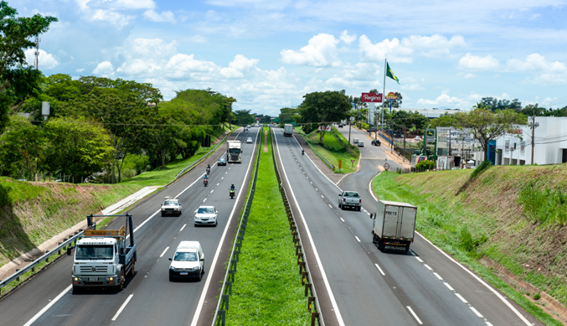
#> input picture openHist/rodovia.png, 567 x 326 px
$ python openHist.py
#> lines starting #> are read from the running program, lines starting #| are printed output that depends on the picture
#Criando um histograma de uma imagem P&B

from matplotlib import pyplot as plt
import cv2
img = cv2.imread('rodovia.png')
#> img is the input picture: shape (326, 567, 3); mean B, G, R 132.9, 150.9, 132.9
img = cv2.cvtColor(img, cv2.COLOR_BGR2GRAY)
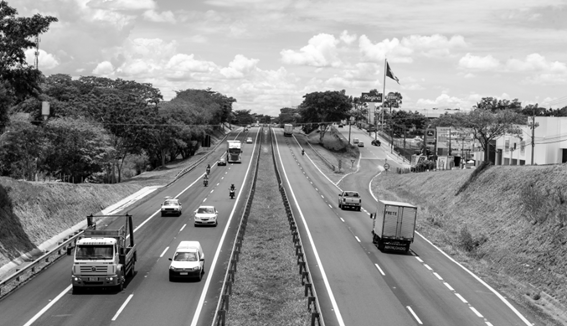
#> img: shape (326, 567); min 0, max 255, mean 143.4
cv2.imshow("Imagem P&B", img)

#Função calcHist para calcular o histograma da imagem
h = cv2.calcHist([img], [0], None, [256], [0, 256])
#> h = 256 values, max 2373 at index 217, min 115 at index 1, mean 722
plt.figure()

plt.title("Histograma P&B")
plt.xlabel("Intensidade")
plt.ylabel("Qtde de Pixels")

plt.plot(h)
plt.xlim([0, 256])

plt.savefig("histGray.jpg", format="png" )
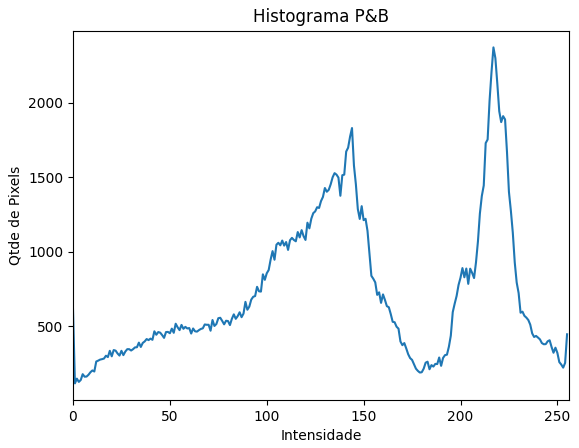
#> figure drawn by matplotlib, 1 panel; curve peaks at x = 217, y = 2373
plt.show()

cv2.waitKey(0)
